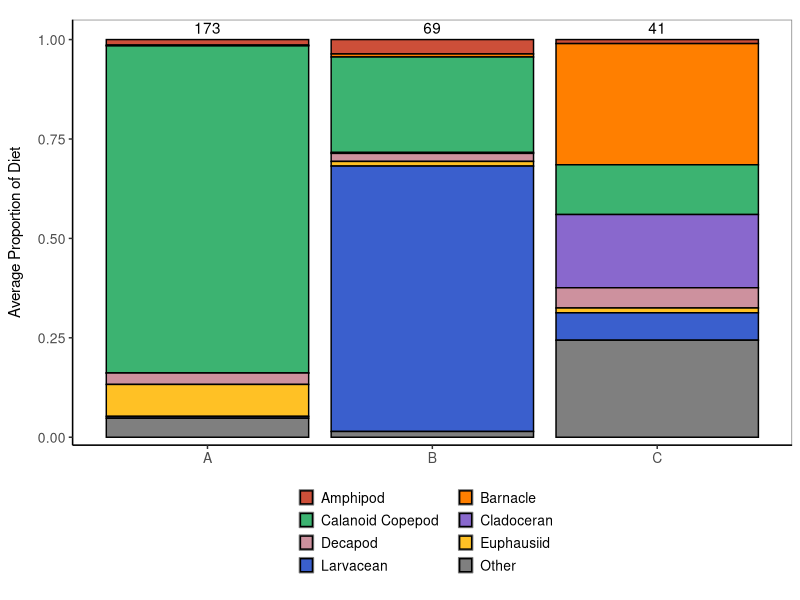
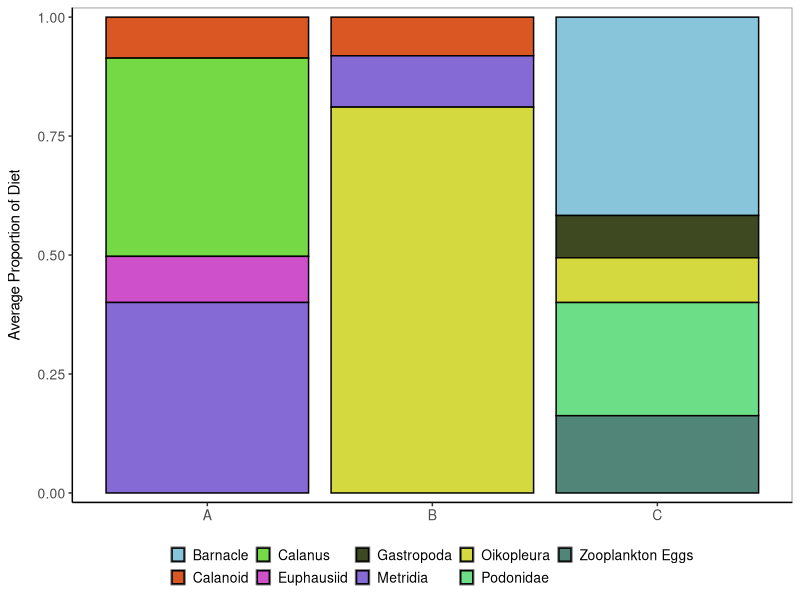
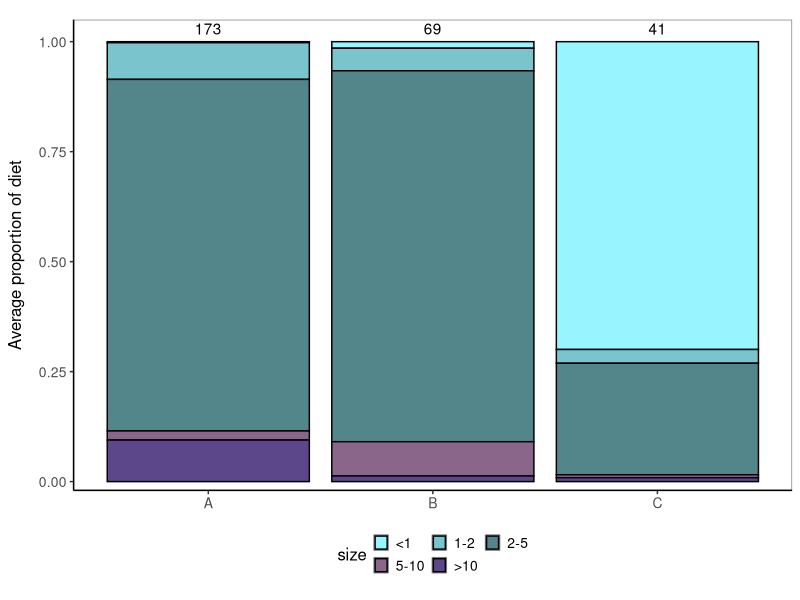
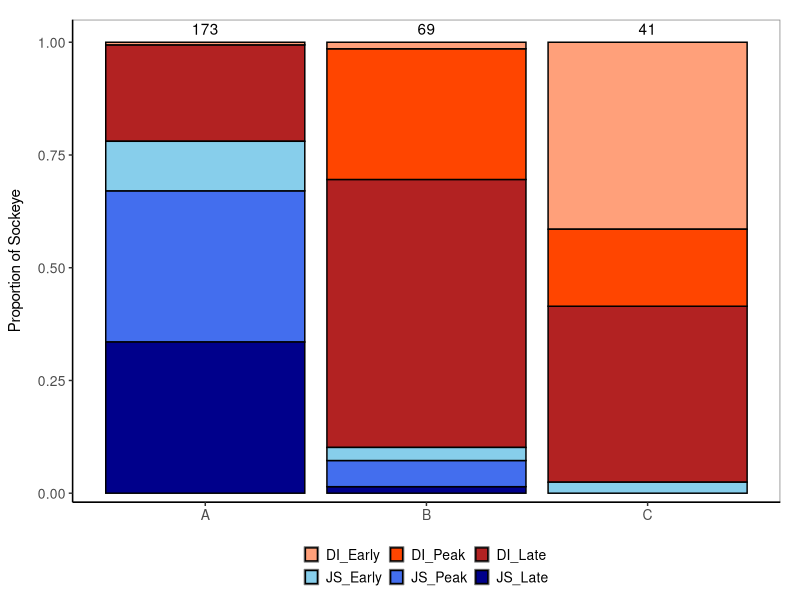
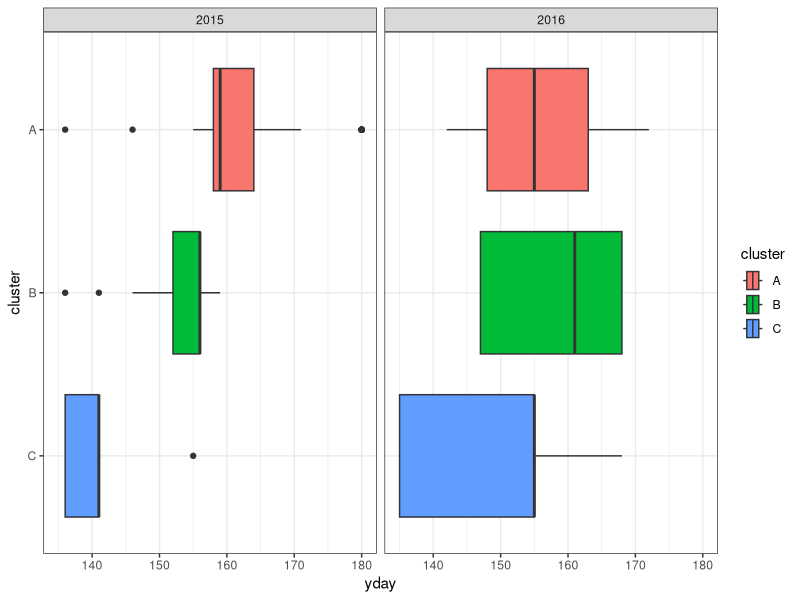
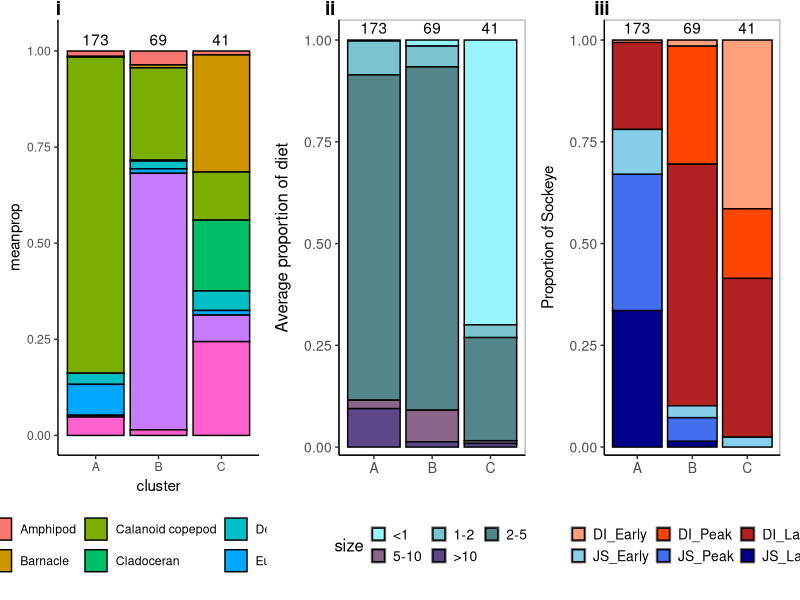
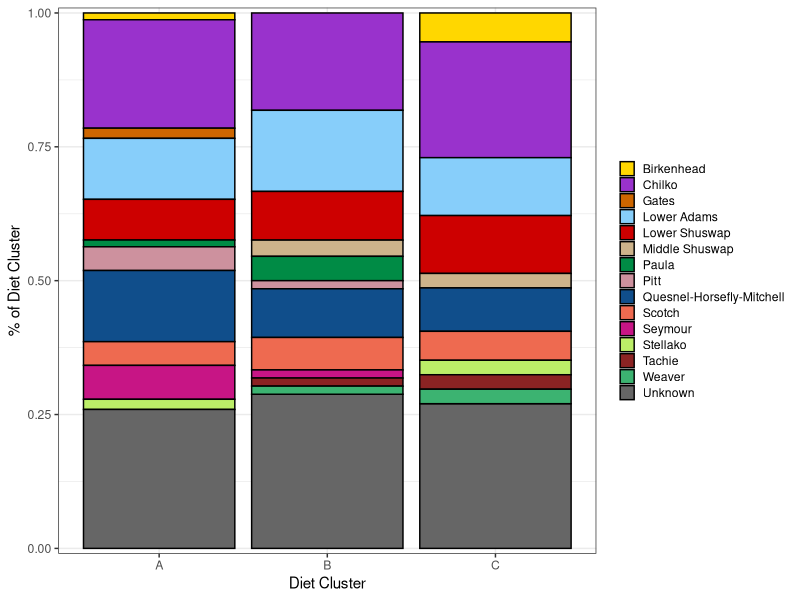
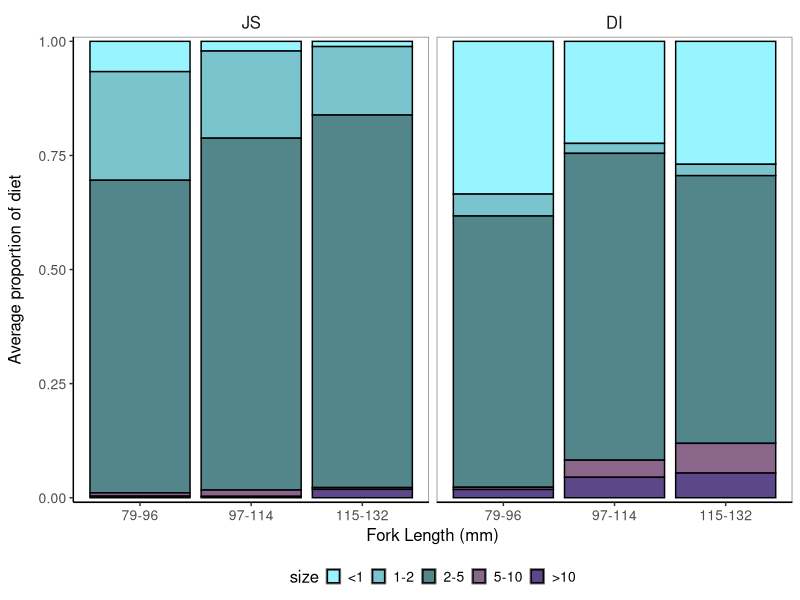

Here is the R script that generated these plots, in order: (Note: this script raises an error after producing the figures.)
## ---- chunk 1
library(tidyverse)
library(lubridate)
library(here)
library(ggpubr)
library(RColorBrewer)
library(scales)

spat <- read_csv(here::here("raw", "spatial.csv")) 
temp <- read_csv(here::here("raw", "Temporal.csv"))

spat <- spat %>%
  mutate(date = make_date(year, month, day)) %>%
  select(ufn, date, year, month, day, location, region, site, forklength, fishweight, corrected.bolus.ww = corrected.ww, phylum, class, order, infraorder, family, genus, plot.taxon.g, plot.taxon, life.stage, DI, count, size, length.avg, corrected.prey.weight = corrected.weight) %>%
  mutate(corrected.prey.weight = as.numeric(corrected.prey.weight))

temp <- temp %>%
 select(ufn, date, year, month, day, location, region, site, forklength, fishweight, corrected.bolus.ww = corrected.ww, phylum, class, order, infraorder, family, genus, plot.taxon.g, plot.taxon, life.stage, DI, count, size, length.avg, corrected.prey.weight = corrected.weight) %>%
  mutate(month = as.numeric(month), day = as.numeric(day), fishweight = as.numeric(fishweight), length.avg = as.numeric(length.avg))

dat <- full_join(spat, temp)

meta <- read_csv(here("processed", "metadata_with_clusters.csv"))

# Plottable version of the data        
diet_all <- dat %>%
  unite(ID, c(site, ufn), remove = FALSE)

diet_clusters <- left_join(diet_all, meta[,c("ID", "tperiod", "time", "ID3", "cluster")], by = "ID") %>%
  filter(cluster != "D") # removing outliers from cluster analysis

#write_csv(diet_clusters, "../processed/alldiet_wclusters.csv")
## ---- chunk 2
# calculating the proportion of each diet item in each stomach and then averaging across stomachs in each cluster
dietcomp_all <- diet_clusters %>%
        select(ufn, site, cluster, plot.taxon.g, corrected.prey.weight) %>%
        filter(corrected.prey.weight != "NA", !plot.taxon.g %in% c('Nauplius', 'Digested', 'Parasite'), !is.na(plot.taxon.g)) %>% 
        complete(plot.taxon.g, nesting(ufn, site, cluster), fill = list(corrected.prey.weight = 0)) %>%
        group_by(ufn, plot.taxon.g, cluster) %>%
        summarise(biomass = sum(corrected.prey.weight)) %>%
        group_by(cluster, ufn) %>%
        mutate(tot_stom_biom = sum(biomass), ind_prop = biomass/tot_stom_biom) %>%
        group_by(cluster, plot.taxon.g) %>%
        mutate(meanprop = mean(ind_prop), sdprop = sd(ind_prop)) %>%
        group_by(cluster) %>%
        mutate(n = length(unique(ufn)), mean_tot_weight = mean(tot_stom_biom)) %>%
        select(cluster, n, mean_tot_weight, plot.taxon.g, meanprop, sdprop) %>%
       distinct() 
  
samplesizes <- data.frame(x=c("A", "B", "C"), y=c(1.03, 1.03, 1.03), z=c(173, 69, 41))
        
# plotting averages per site
dietcomp_cluster_plot <- ggplot(data = dietcomp_all, aes(x = cluster, y = meanprop)) + 
        geom_bar(aes(fill = plot.taxon.g), position = "fill", stat = "identity", colour = "black") +
        geom_text(data = samplesizes, aes(x = x, y = y, label = as.factor(z))) +
        theme_classic()+
        scale_fill_manual(
                values = c("tomato3", "darkorange1", "mediumseagreen", "mediumpurple3", "pink3", "goldenrod1", "royalblue3", "grey50"), 
                labels = c("Amphipod   ", "Barnacle   ", "Calanoid Copepod   ", "Cladoceran   ", "Decapod   ", "Euphausiid   ", "Larvacean   ", "Other   ") 
        ) +
        theme(
                axis.text.x = element_text(size = 10),
                axis.text.y = element_text(size = 10),
                axis.title.x = element_blank(),
                axis.title.y = element_text(size = 11, margin = margin(r=10)),
                panel.background = element_rect(fill = "white", colour = "grey50"),
                strip.background = element_blank(),
                strip.text = element_blank(),
                legend.title=element_blank(),
                legend.text = element_text(size = 10),
                legend.key.size = unit(0.7, "line"),
                legend.position = "bottom",
                legend.justification = "center",
                plot.margin = unit(c(0.5,0.2,0.5,0.2), "cm")) +
        labs(y = "Average Proportion of Diet") +
        scale_y_continuous(expand = c(0,0.02))
dietcomp_cluster_plot <- dietcomp_cluster_plot + guides(fill = guide_legend(nrow = 4, byrow = TRUE))
dietcomp_cluster_plot

ggsave("../figs/speciescomp/dietcomp_biomass_bycluster.png", width = 13, height = 16, units = "cm", dpi = 300)


# Now with more detailed taxonomy
dietcomp_all_det <- diet_clusters %>%
        select(ufn, site, cluster, plot.taxon, corrected.prey.weight) %>%
        filter(corrected.prey.weight != "NA", !plot.taxon %in% c('Nauplius', 'Digested', 'Parasite'), !is.na(plot.taxon)) %>% 
        mutate(plot.taxon = case_when(plot.taxon == "Euphausiidae" ~ "Euphausiid",
                                      TRUE ~ plot.taxon)) %>%
        complete(plot.taxon, nesting(ufn, site, cluster), fill = list(corrected.prey.weight = 0)) %>%
        group_by(ufn, plot.taxon, cluster) %>%
        summarise(biomass = sum(corrected.prey.weight)) %>%
        group_by(cluster, ufn) %>%
        mutate(tot_stom_biom = sum(biomass), ind_prop = biomass/tot_stom_biom) %>%
        group_by(cluster, plot.taxon) %>%
        mutate(meanprop = mean(ind_prop), sdprop = sd(ind_prop)) %>%
        group_by(cluster) %>%
        mutate(n = length(unique(ufn)), mean_tot_weight = mean(tot_stom_biom)) %>%
        select(cluster, n, mean_tot_weight, plot.taxon, meanprop, sdprop) %>%
        distinct() %>%
        filter(meanprop > 0.05)
  
det_cols <- c("#89C5DA", "#DA5724", "#74D944", "#CE50CA", "#3F4921", "#8569D5", "#D3D93E", "#6DDE88", 
 "#508578", "#673770",  "#CD9BCD", "#D7C1B1", "#AD6F3B" )  
      
# plotting averages per site
dietcomp_cluster_plot_detail <- ggplot(data = dietcomp_all_det, aes(x = cluster, y = meanprop, fill = plot.taxon)) + 
        geom_bar(position = "fill", stat = "identity", colour = "black") +
        theme_classic()+
        scale_fill_manual(values = det_cols) +
        theme(
                axis.text.x = element_text(size = 10),
                axis.text.y = element_text(size = 10),
                axis.title.x = element_blank(),
                axis.title.y = element_text(size = 11, margin = margin(r=10)),
                panel.background = element_rect(fill = "white", colour = "grey50"),
                strip.background = element_blank(),
                strip.text = element_blank(),
                legend.title=element_blank(),
                legend.text = element_text(size = 10),
                legend.key.size = unit(0.7, "line"),
                legend.position = "bottom",
                legend.justification = "center"
        ) +
        labs(y = "Average Proportion of Diet") +
        scale_y_continuous(expand = c(0,0.02))
dietcomp_cluster_plot_detail
ggsave("../figs/speciescomp/dietcomp_biomass_bycluster_detailed.png", width = 15, height = 10, units = "cm", dpi = 300)



## ---- chunk 3
# Combining spatial and temporal data and just showing size comp by cluster
# calculating the proportion of each diet item in each stomach and then averaging across stomachs in each cluster (by weight)
alldiet_sizep <- diet_clusters %>%
        select(ufn, site, cluster, size, corrected.prey.weight) %>%
        filter(corrected.prey.weight != "NA", size != "NA", cluster != "NA") %>% 
        complete(size, nesting(ufn, site, cluster), fill = list(corrected.prey.weight = 0)) %>%
        mutate(size = factor(size, levels = c("<1", "1-2", "2-5", "5-10", ">10"))) %>%
        group_by(ufn, size, cluster) %>%
        summarise(biomass = sum(corrected.prey.weight)) %>%
        group_by(cluster, ufn) %>%
        mutate(tot_stom_biom = sum(biomass), ind_prop = biomass/tot_stom_biom) %>%
        group_by(cluster, size) %>%
        mutate(meanprop = mean(ind_prop), sdprop = sd(ind_prop)) %>%
        group_by(cluster) %>%
        mutate(n = length(unique(ufn)), mean_tot_weight = mean(tot_stom_biom)) %>%
        select(cluster, n, mean_tot_weight, size, meanprop, sdprop) %>%
       distinct() 

# by abundance
sizes_p <- diet_clusters %>%
  select(ufn, location, site, cluster, count, size) %>%
  filter(size != 'NA') %>%
  mutate(location = factor(location, levels = c("JS", "DI")), 
         size = factor(size, levels = c("<1", "1-2", "2-5", "5-10", ">10"))) %>%
  complete(size, nesting(ufn, location, site), fill = list(count = 0)) %>%
  group_by(location, site, ufn, size) %>%
  summarise(count = sum(count)) %>%
  group_by(site, ufn) %>%
  mutate(tot_fish_count = sum(count), ind_prop = count/tot_fish_count) %>%
  group_by(location, size) %>%
  mutate(meanprop = mean(ind_prop), sdprop = sd(ind_prop)) %>%
  select(location, size, meanprop, sdprop) %>%
  distinct()

samplesizes <- data.frame(x=c("A", "B", "C"), y=c(1.03, 1.03, 1.03), z=c(173, 69, 41))

dietcomp_cluster_plot <- ggplot(data = dietcomp_all, aes(x = cluster, y = meanprop)) + 
        geom_bar(aes(fill = plot.taxon.g), position = "fill", stat = "identity", colour = "black") +
        geom_text(data = samplesizes, aes(x = x, y = y, label = as.factor(z))) +
        theme_classic()
  
# plotting averages per site
sizes_plot <- ggplot(data = alldiet_sizep, aes(x = cluster, y = meanprop)) + 
        geom_bar(aes(fill = size), position = "fill", stat = "identity", colour = "black") +
        geom_text(data = samplesizes, aes(x = x, y = y, label = as.factor(z))) +
        theme_classic()+
        scale_fill_manual(values = c("cadetblue1","cadetblue3","cadetblue4","plum4","mediumpurple4")) +
        theme(
                axis.text.x = element_text(size = 10),
                axis.text.y = element_text(size = 10),
                axis.title.x = element_blank(),
                axis.title.y = element_text(size = 12, margin = margin(r = 10)),
                panel.background = element_rect(fill = "white", colour = "grey50"),
                strip.background = element_blank(),
                strip.text = element_text(size = 12),
                legend.title = element_text(size = 12),
                legend.text = element_text(size = 10),
                legend.position = "bottom",
                legend.key.size = unit(0.7, "line"),
                plot.margin = unit(c(0.5,0.2,0.5,0.2), "cm")) +
        labs(y = "Average proportion of diet") +
        scale_y_continuous(expand = c(0,0.02))
sizes_plot <- sizes_plot + guides(fill = guide_legend(nrow = 2, byrow = TRUE))
sizes_plot


ggsave("../figs/sizes/dietcomp_sizes.png", width = 12, height = 15, units = "cm", dpi = 300)


## ---- chunk 4
# calculating the proportion of each diet item in each stomach and then averaging across stomachs in each cluster
timing_comp <- diet_clusters %>%
        select(ufn, site, cluster, tperiod) %>%
        distinct() %>%
        group_by(tperiod, cluster) %>%
        mutate(n = length(unique(ufn))) %>%
        select(-c(ufn, site)) %>%
        distinct() %>%
        group_by(cluster) %>%
        mutate(totcount = sum(n)) %>%
        mutate(tperiod = factor(tperiod, levels = c("DI_Early", "DI_Peak", "DI_Late", "JS_Early", "JS_Peak", "JS_Late")))
   
  
samplesizes <- data.frame(x=c("A", "B", "C"), y=c(1.03, 1.03, 1.03), z=c(173, 69, 41))

ID_col <- c("DI_Early" = "lightsalmon", "DI_Peak" = "orangered1", "DI_Late" = "firebrick", "JS_Early" = "skyblue", "JS_Peak" = "royalblue2", "JS_Late" = "darkblue")
        
# plotting averages per site
timing_comp_clusterplot <- ggplot(data = timing_comp, aes(x = cluster, y = n)) + 
        geom_bar(aes(fill = tperiod), position = "fill", stat = "identity", colour = "black") +
        geom_text(data = samplesizes, aes(x = x, y = y, label = as.factor(z))) +
        theme_classic()+
        theme(
                axis.text.x = element_text(size = 10),
                axis.text.y = element_text(size = 10),
                axis.title.x = element_blank(),
                axis.title.y = element_text(size = 11, margin = margin(r=10)),
                panel.background = element_rect(fill = "white", colour = "grey50"),
                strip.background = element_blank(),
                strip.text = element_blank(),
                legend.title=element_blank(),
                legend.text = element_text(size = 10),
                legend.key.size = unit(0.7, "line"),
                legend.position = "bottom",
                legend.justification = "center",
                plot.margin = unit(c(0.5,0.5,0.2,0.2), "cm")) +
        labs(y = "Proportion of Sockeye") +
        scale_y_continuous(expand = c(0,0.02)) +
        scale_fill_manual(values = ID_col)
timing_comp_clusterplot <- timing_comp_clusterplot + guides(fill = guide_legend(nrow = 2, byrow = TRUE))
timing_comp_clusterplot

ggsave("../figs/NMDS/migration_timing_bycluster.png", width = 13, height = 16, units = "cm", dpi = 300)


# Now for boxplots
# Group timing based on migration timing of sockeye and quartile ranges of peak migration
timing_IQR_2 <- diet_clusters %>%
  select(ufn, date, year, location, site, cluster) %>%
  distinct() %>%
  mutate(yday = yday(date)) %>%
  mutate(ID4 = case_when(location == "DI" & year == 2015 & yday < 141 ~ "DI_Early",
                         location == "DI" & year == 2015 & yday > 140 & yday < 155 ~ "DI_Peak",
                         location == "DI" & yday > 154 ~ "DI_Late",
                         location == "DI" & year == 2016 & yday < 139 ~ "DI_Early",
                         location == "DI" & year == 2016 & yday > 138 & yday < 155 ~ "DI_Peak",
                         location == "JS" & year == 2015 & yday < 148 ~ "JS_Early",
                         location == "JS" & year == 2015 & yday > 147 & yday < 159 ~ "JS_Peak",
                         location == "JS" & year == 2015 & yday > 158 ~ "JS_Late",
                         location == "JS" & year == 2016 & yday < 149 ~ "JS_Early",
                         location == "JS" & year == 2016 & yday > 148 & yday < 164 ~ "JS_Peak",
                         location == "JS" & year == 2016 & yday > 164 ~ "JS_Late")) %>%
  distinct() %>%
  mutate(ID4 = factor(ID4, levels = c("DI_Early", "DI_Peak", "DI_Late", "JS_Early", "JS_Peak", "JS_Late")))

ggplot(timing_IQR_2, aes(x = yday, y = cluster, fill = cluster)) +
  geom_boxplot() +
  facet_grid(.~year) +
  theme_bw() +
  scale_y_discrete(limits = rev)

ggsave("../figs/NMDS/migrationtiming_boxplots_bycluster.png", width = 16, height = 12, units = "cm", dpi = 300)
## ---- chunk 5
# Combining species comp and size comp into single figure
ggarrange(dietcomp_cluster_plot, sizes_plot, timing_comp_clusterplot, ncol = 3, common.legend = FALSE, legend = "bottom", labels = c("i", "ii", "iii"), label.x = 0.2, label.y = 1.01, nrow = 1, align = "h")
ggsave("../figs/speciescomp/dietcomp_timing_bybiomcluster.png", width = 24, height = 12, units = "cm", dpi = 300)
## ---- chunk 6
cluster_stocks <- meta %>%
  select(ufn, cluster, stock_1) %>%
  mutate(stock_1 = case_when(stock_1 %in% c("Horsefly", "Mitchell", "Quesnel_Horsef", "Quesnel_Mitche") ~ "Quesnel-Horsefly-Mitchell",
                             stock_1 == "Gates_Cr" ~ "Gates",
                             stock_1 == "L_Adams" ~ "Lower Adams",
                             stock_1 == "L_Shuswap" ~ "Lower Shuswap",
                             stock_1 == "MiddleShuswap" ~ "Middle Shuswap",
                             TRUE ~ stock_1)) %>%
  mutate(stock_1 = replace_na(stock_1, "Unknown")) %>%
  mutate(tot_n = length(unique(ufn))) %>%
  group_by(stock_1) %>%
  mutate(stock_n = length(unique(ufn)), run_prop = stock_n/tot_n) %>%
  filter(cluster != "D", run_prop > 0.01) %>%
  group_by(cluster, stock_1) %>%
  summarise(n = length(unique(ufn))) %>%
  mutate(stock_1 = factor(stock_1, levels = c("Birkenhead", "Chilko", "Gates", "Lower Adams", "Lower Shuswap", "Middle Shuswap", "Paula", "Pitt", "Quesnel-Horsefly-Mitchell", "Scotch", "Seymour", "Stellako", "Tachie", "Weaver", "Unknown")))
  
col = c("gold", "darkorchid", "darkorange3", "lightskyblue", "red3", "navajowhite3", "springgreen4", "pink3", "dodgerblue4", "coral2", "mediumvioletred", "darkolivegreen2", "brown4", "mediumseagreen", "grey40")

samplesizes <- data.frame(x=c("A", "B", "C"), y=c(1.02, 1.02, 1.02), z=c(173, 69, 41))

ggplot(cluster_stocks, aes(x = cluster, y = n, fill = stock_1)) +
  geom_bar(stat = "identity", position = "fill", colour = "black") +
  #geom_text(data = samplesizes, aes(x = x, y = y, label = as.factor(z))) +
  theme_bw() +
  theme(legend.title = element_blank(),
        legend.key.size = unit(0.8, "line")) +
  labs(y = "% of Diet Cluster", x = "Diet Cluster") +
  scale_fill_manual(values = col) +
  scale_y_continuous(expand = c(0,0.01))
ggsave("../figs/GSI/stocks_by_cluster.png", width = 14, height = 10, units = "cm")

## ---- chunk 7

# Plotting size comp by forklength
sizes_by_FL <- dat %>%
  select(ufn, location, forklength, count, size) %>%
  filter(size != 'NA') %>%
  mutate(fish_size = case_when(forklength < 97 ~ "79-96",
                               forklength > 114 ~ "115-132",
                               TRUE ~ "97-114")) %>%
  mutate(location = factor(location, levels = c("JS", "DI")), 
         size = factor(size, levels = c("<1", "1-2", "2-5", "5-10", ">10")),
         fish_size = factor(fish_size, levels = c("79-96", "97-114", "115-132"))) %>%
  complete(size, nesting(ufn, location, fish_size), fill = list(count = 0)) %>%
  group_by(location, fish_size, ufn, size) %>%
  summarise(count = sum(count)) %>%
  group_by(location, fish_size, ufn) %>%
  mutate(tot_fish_count = sum(count), ind_prop = count/tot_fish_count) %>%
  group_by(location, fish_size, size) %>%
  mutate(meanprop = mean(ind_prop), sdprop = sd(ind_prop)) %>%
  select(location, fish_size, size, meanprop, sdprop) %>%
  distinct()

# plotting averages per site
sizes_by_FL_plot <- ggplot(data = sizes_by_FL, aes(x = fish_size, y = meanprop, fill = size)) + 
        geom_bar(position = "fill", stat = "identity", colour = "black") +
  facet_wrap(~location) +      
  theme_classic()+
        scale_fill_manual(values = c("cadetblue1","cadetblue3","cadetblue4","plum4","mediumpurple4")) +
        theme(
                axis.text.x = element_text(size = 10),
                axis.text.y = element_text(size = 10),
                axis.title.x = element_text(size = 12),
                axis.title.y = element_text(size = 12, margin = margin(r = 10)),
                panel.background = element_rect(fill = "white", colour = "grey50"),
                strip.background = element_blank(),
                strip.text = element_text(size = 12),
                legend.title = element_text(size = 12),
                legend.text = element_text(size = 10),
                legend.position = "bottom",
                legend.key.size = unit(0.7, "line")
        ) +
        labs(y = "Average proportion of diet", x = "Fork Length (mm)") +
        scale_y_continuous(expand = c(0,0.01))
sizes_by_FL_plot
ggsave("../figs/sizes/alldat_preysize_byFL.png", width = 14, height = 10, units = "cm", dpi = 300)


sizes_by_FL2 <- dat %>%
  select(ufn, location, forklength, size) %>%
  filter(size != 'NA') %>%
  distinct() %>%
  mutate(location = factor(location, levels = c("JS", "DI")), 
         size = factor(size, levels = c("<1", "1-2", "2-5", "5-10", ">10")))

ggplot(sizes_by_FL2, aes(x = size, y = forklength)) +
  geom_boxplot() +
  theme_bw()

## ---- chunk 8
## --- GFI analyses by migration timing ---
gfi_timing <- dat %>%
  select(ufn, date, location, site, fishweight, corrected.bolus.ww) %>%
  filter(corrected.bolus.ww > 0, !is.na(fishweight)) %>%
  group_by(ufn) %>%
  mutate(gfi = (((corrected.bolus.ww)/1000)/(fishweight))*100) %>%
  distinct() %>%
  mutate(year = year(ymd(date))) %>%
  group_by(location) %>%
  mutate(med_gfi = median(gfi), min_gfi = min(gfi), max_gfi = max(gfi)) 

hist(gfi_timing$gfi)

gfi_timing$date_m <- format(as.Date(gfi_timing$date), "%b-%d")
gfi_timing$date_m1 <- as.Date(gfi_timing$date_m, format = "%b-%d")

ggplot(gfi_timing, aes(x = date_m1, y = gfi)) +
  geom_boxplot(aes(fill = location, group = date), lwd = 0.3, outlier.size = 0.8) +
  facet_grid(year ~ location) +
  theme_bw() +
  theme(axis.title.x = element_blank(),
        legend.title = element_blank()) +
  annotate("rect", xmin = as.Date("2022-05-05"), xmax = as.Date("2022-07-10"), ymin = 0.48, ymax = 1.59, alpha = .2) +
  scale_x_date(expand = c(0,0))
ggsave("../figs/gfi/gfi_allsamples.png", width = 15, height = 10, units = "cm")


ind_dat <- dat %>%
  select(ufn, forklength) %>%
  distinct()
hist(ind_dat$forklength)
shapiro.test(ind_dat$forklength) # not normally distributed so present lengths and gfi's as medians with ranges

## --- GFI analyses by diet cluster --- 
gfi <- diet_clusters %>%
        select(ufn, cluster, site, fishweight, corrected.bolus.ww) %>%
        filter(corrected.bolus.ww > 0, !is.na(fishweight), cluster != "NA") %>%
        group_by(ufn) %>%
        mutate(gfi = (((corrected.bolus.ww)/1000)/(fishweight))*100) %>%
        distinct()

ggplot(gfi, aes(x = cluster, y = gfi)) +
  geom_boxplot() +
  theme_bw() +
  theme(axis.title.x = element_blank()) +
  labs(y = "Gut Fullness Index") +
  scale_y_continuous(breaks = seq(0,6,1))

ggsave("../figs/gfi/gfi_bycluster.png",  width = 10, height = 8, units = "cm", dpi = 300)
 
quantile(gfi$gfi, probs = seq(0,1,0.25))

# Group gfi's based on 25th and 75th percentiles and then plot differences in diet comp
gfi_deets <- diet_clusters %>%
 select(ufn, cluster, site, fishweight, corrected.bolus.ww, plot.taxon.g, DI, count, size, corrected.prey.weight) %>%
  filter(corrected.bolus.ww > 0, !is.na(fishweight), cluster != "NA") %>%
  group_by(ufn) %>%
  mutate(gfi = (((corrected.bolus.ww)/1000)/(fishweight))*100) %>%
  distinct() %>%
  mutate(gfi_cat = case_when(gfi < 0.2 ~ 'Low',
                             gfi > 1.0 ~ 'High',
                             TRUE ~ 'Medium')) %>%
  mutate(gfi_cat = factor(gfi_cat, levels = c("Low", "Medium", "High"))) %>%
  filter(corrected.prey.weight != "NA", !plot.taxon.g %in% c('Nauplius', 'Digested', 'Parasite'), !is.na(plot.taxon.g)) %>%
  complete(plot.taxon.g, nesting(ufn, site, gfi_cat), fill = list(corrected.prey.weight = 0)) %>%
  group_by(ufn, plot.taxon.g, gfi_cat) %>%
  summarise(biomass = sum(corrected.prey.weight)) %>%
  group_by(gfi_cat, ufn) %>%
  mutate(tot_stom_biom = sum(biomass), ind_prop = biomass/tot_stom_biom) %>%
  group_by(gfi_cat, plot.taxon.g) %>%
  mutate(meanprop = mean(ind_prop), sdprop = sd(ind_prop)) %>%
  group_by(gfi_cat) %>%
  mutate(n = length(unique(ufn)), mean_tot_weight = mean(tot_stom_biom)) %>%
  select(gfi_cat, n, mean_tot_weight, plot.taxon.g, meanprop, sdprop) %>%
  distinct() %>%
  filter(meanprop > 0.049)


samplesizes <- data.frame(x=c("Low", "Medium", "High"), y=c(1.02, 1.02, 1.02), z=c(69, 144, 70))
        
n <- 32
qual_col_pals = brewer.pal.info[brewer.pal.info$category == 'qual',]
col_vector = unlist(mapply(brewer.pal, qual_col_pals$maxcolors, rownames(qual_col_pals)))
pie(rep(1,n), col=sample(col_vector, n))

# plotting averages per site
dietcomp_gfi_plot <- ggplot(data = gfi_deets, aes(x = gfi_cat, y = meanprop)) + 
        geom_bar(aes(fill = plot.taxon.g), position = "fill", stat = "identity", colour = "black") +
        geom_text(data = samplesizes, aes(x = x, y = y, label = as.factor(z))) +
        theme_classic()+
        scale_fill_manual(
                values = c("tomato3", "darkorange1", "mediumseagreen", "mediumpurple3", "pink3", "goldenrod1", "royalblue3", "grey50"), 
                labels = c("Amphipod   ", "Barnacle   ", "Calanoid Copepod   ", "Cladoceran   ", "Decapod   ", "Euphausiid   ", "Larvacean   ", "Other   ")) +
        theme(
                axis.text.x = element_text(size = 10),
                axis.text.y = element_text(size = 10),
                axis.title.x = element_blank(),
                axis.title.y = element_text(size = 11, margin = margin(r=10)),
                panel.background = element_rect(fill = "white", colour = "grey50"),
                strip.background = element_blank(),
                strip.text = element_blank(),
                legend.title=element_blank(),
                legend.text = element_text(size = 10),
                legend.key.size = unit(0.7, "line"),
                legend.position = "bottom",
                legend.justification = "center",
                plot.margin = unit(c(0.5,0.5,0.2,0.2), "cm")) +
        labs(y = "Average Proportion of Diet") +
        scale_y_continuous(expand = c(0,0.02)) 
  #scale_fill_manual(values = col_vector) #use when showing detailed taxonomy
dietcomp_gfi_plot <- dietcomp_gfi_plot + guides(fill = guide_legend(nrow = 3, byrow = TRUE))
dietcomp_gfi_plot

ggsave("../figs/speciescomp/dietcomp_biomass_byGFI.png", width = 13, height = 16, units = "cm", dpi = 300)



# calculating the proportion of each diet item in each stomach and then averaging across stomachs in each cluster (by weight)
gfi_sizep <- diet_clusters %>%
  select(ufn, site, size, corrected.bolus.ww, fishweight, corrected.prey.weight) %>%
  filter(corrected.prey.weight != "NA", size != "NA") %>% 
  group_by(ufn) %>%
  mutate(gfi = (((corrected.bolus.ww)/1000)/(fishweight))*100) %>%
  mutate(gfi_cat = case_when(gfi < 0.2 ~ 'Low',
                             gfi > 1.0 ~ 'High',
                             TRUE ~ 'Medium')) %>%
  mutate(gfi_cat = factor(gfi_cat, levels = c("Low", "Medium", "High"))) %>%
  complete(size, nesting(ufn, site, gfi_cat), fill = list(corrected.prey.weight = 0)) %>%
  mutate(size = factor(size, levels = c("<1", "1-2", "2-5", "5-10", ">10"))) %>%
  
  group_by(ufn, size, gfi_cat) %>%
  summarise(biomass = sum(corrected.prey.weight)) %>%
  group_by(gfi_cat, ufn) %>%
  mutate(tot_stom_biom = sum(biomass), ind_prop = biomass/tot_stom_biom) %>%
  group_by(gfi_cat, size) %>%
  mutate(meanprop = mean(ind_prop), sdprop = sd(ind_prop)) %>%
  group_by(gfi_cat) %>%
  mutate(n = length(unique(ufn)), mean_tot_weight = mean(tot_stom_biom)) %>%
  select(gfi_cat, n, mean_tot_weight, size, meanprop, sdprop) %>%
  distinct() 

samplesizes <- data.frame(x=c("Low", "Medium", "High"), y=c(1.02, 1.02, 1.02), z=c(69, 144, 70))

# plotting averages per site
gfi_sizes_plot <- ggplot(data = gfi_sizep, aes(x = gfi_cat, y = meanprop)) + 
        geom_bar(aes(fill = size), position = "fill", stat = "identity", colour = "black") +
        geom_text(data = samplesizes, aes(x = x, y = y, label = as.factor(z))) +
        theme_classic()+
        scale_fill_manual(values = c("cadetblue1","cadetblue3","cadetblue4","plum4","mediumpurple4")) +
        theme(
                axis.text.x = element_text(size = 10),
                axis.text.y = element_text(size = 10),
                axis.title.x = element_blank(),
                axis.title.y = element_text(size = 12, margin = margin(r = 10)),
                panel.background = element_rect(fill = "white", colour = "grey50"),
                strip.background = element_blank(),
                strip.text = element_text(size = 12),
                legend.title = element_text(size = 12),
                legend.text = element_text(size = 10),
                legend.position = "bottom",
                legend.key.size = unit(0.7, "line"),
                plot.margin = unit(c(0.5,0.2,0.5,0.2), "cm")) +
        labs(y = "Average proportion of diet") +
        scale_y_continuous(expand = c(0,0.02))
gfi_sizes_plot
ggsave("../figs/sizes/gfi_cat_sizes.png", width = 12, height = 15, units = "cm", dpi = 300)
 

# Combining species comp and size comp into single figure for gfi categories
ggarrange(dietcomp_gfi_plot, gfi_sizes_plot, ncol = 2, common.legend = FALSE, legend = "bottom", labels = "AUTO", label.x = 0.2, label.y = 1.01, nrow = 1, align = "h")
ggsave("../figs/speciescomp/dietcomp_by_gfi.png", width = 22, height = 16, units = "cm", dpi = 300)
 
## ---- chunk 9
Metridia <- dat %>%
  filter(plot.taxon == "Metridia") %>%
  select(ufn, location, size, length.avg) %>%
  distinct()
